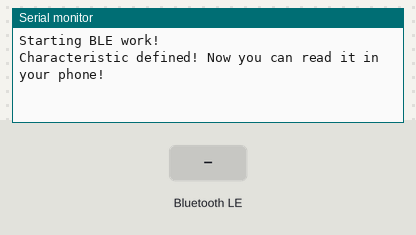
The sketch below on a simulated ESP32. Parts: the last lines printed to the serial monitor. The inputs (shaded band) are chosen by the test bench. Nothing arrives over Bluetooth unless stated; a phone connects over Bluetooth LE 3 s after start.

Above: at 1.2 s.
1.3 s: Bluetooth LE write "1" received
At 2.5 s:
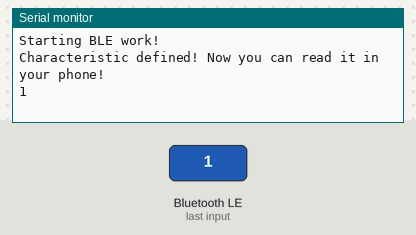
4.3 s: Bluetooth LE write "0" received
At 4.8 s:
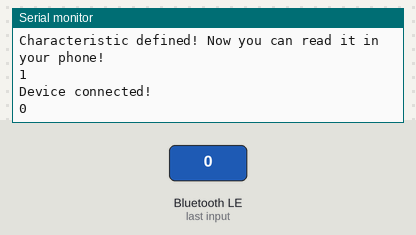
5.8 s: Bluetooth LE write "2" received
At 7.1 s:
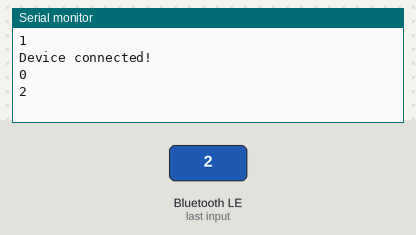

Measured:
- after the input at 1.3 s, the serial monitor: prints a new line at once (image 1)
- after the input at 4.3 s, the serial monitor: prints a new line at once (image 2)
- after the input at 5.8 s, the serial monitor: prints a new line at once (image 3)

The sketch:

BLE_server.ino
```cpp
/*
    Based on Neil Kolban example for IDF: https://github.com/nkolban/esp32-snippets/blob/master/cpp_utils/tests/BLE%20Tests/SampleServer.cpp
    Ported to Arduino ESP32 by Evandro Copercini
    updates by chegewara
*/

#include <BLEDevice.h>
#include <BLEUtils.h>
#include <BLEServer.h>

// See the following for generating UUIDs:
// https://www.uuidgenerator.net/

#define SERVICE_UUID        "3dc109c8-75eb-4eb5-953f-e168d2ef086c"
#define CHARACTERISTIC_UUID "44567dfe-508b-11ed-bdc3-0242ac120002"

bool deviceConnected = false;
bool oldDeviceConnected = false;

BLECharacteristic Characteristic (
                                   CHARACTERISTIC_UUID,
                                   BLECharacteristic::PROPERTY_READ |
                                   BLECharacteristic::PROPERTY_WRITE
                                   );

class MyServerCallbacks: public BLEServerCallbacks {
    void onConnect(BLEServer* pServer) {
      deviceConnected = true;
      Serial.println("Device connected!");
    };

    void onDisconnect(BLEServer* pServer) {
      deviceConnected = false;
      Serial.println("Device disconnected!");
      pServer->getAdvertising()->start();
    }

};

class MyCallbacksDistanceCaptor: public BLECharacteristicCallbacks {
    void onWrite(BLECharacteristic * pMyCharacDisCap) {
      std::string DistanceState = pMyCharacDisCap->getValue();
      Serial.println(DistanceState[0]);
    }
};

void setup() {
  Serial.begin(115200);
  Serial.println("Starting BLE work!");

  BLEDevice::init("Capteur 1");
  BLEServer *pServer = BLEDevice::createServer();
  pServer->setCallbacks(new MyServerCallbacks());
  BLEService *pService = pServer->createService(SERVICE_UUID);
  pService->addCharacteristic(&Characteristic);

  Characteristic.setValue("10");
  Characteristic.setCallbacks(new MyCallbacksDistanceCaptor());
  pService->start();
  // BLEAdvertising *pAdvertising = pServer->getAdvertising();  // this still is working for backward compatibility
  BLEAdvertising *pAdvertising = BLEDevice::getAdvertising();
  pAdvertising->addServiceUUID(SERVICE_UUID);
  pAdvertising->setScanResponse(true);
  pAdvertising->setMinPreferred(0x06);  // functions that help with iPhone connections issue
  pAdvertising->setMinPreferred(0x12);
  BLEDevice::startAdvertising();
  Serial.println("Characteristic defined! Now you can read it in your phone!");
}

void loop() {
  // put your main code here, to run repeatedly:
  Characteristic.setValue("0");// Here to change the value of the distance that it's sent to the app, 0 corresponds to 20 cm because it's a percentage
  Characteristic.notify(); // To send the value to the app
  delay(1000);
  Characteristic.setValue("10");// Here to change the value of the distance that it's sent to the app
  Characteristic.notify(); // To send the value to the app
  delay(1000);
  Characteristic.setValue("20");// Here to change the value of the distance that it's sent to the app
  Characteristic.notify(); // To send the value to the app
  delay(1000);
  Characteristic.setValue("30");// Here to change the value of the distance that it's sent to the app
  Characteristic.notify(); // To send the value to the app
  delay(1000);
  Characteristic.setValue("40");// Here to change the value of the distance that it's sent to the app
  Characteristic.notify(); // To send the value to the app
  delay(1000);
  Characteristic.setValue("50");// Here to change the value of the distance that it's sent to the app, 50 corresponds to 10 cm because it's a percentage
  Characteristic.notify(); // To send the value to the app
  delay(1000);
  Characteristic.setValue("60");// Here to change the value of the distance that it's sent to the app
  Characteristic.notify(); // To send the value to the app
  delay(1000);
  Characteristic.setValue("70");// Here to change the value of the distance that it's sent to the app
  Characteristic.notify(); // To send the value to the app
  delay(1000);
  Characteristic.setValue("80");// Here to change the value of the distance that it's sent to the app
  Characteristic.notify(); // To send the value to the app
  delay(1000);
  Characteristic.setValue("90");// Here to change the value of the distance that it's sent to the app
  Characteristic.notify(); // To send the value to the app
  delay(1000);
  Characteristic.setValue("100");// Here to change the value of the distance that it's sent to the app
  Characteristic.notify(); // To send the value to the app
  delay(1000);
}
```
